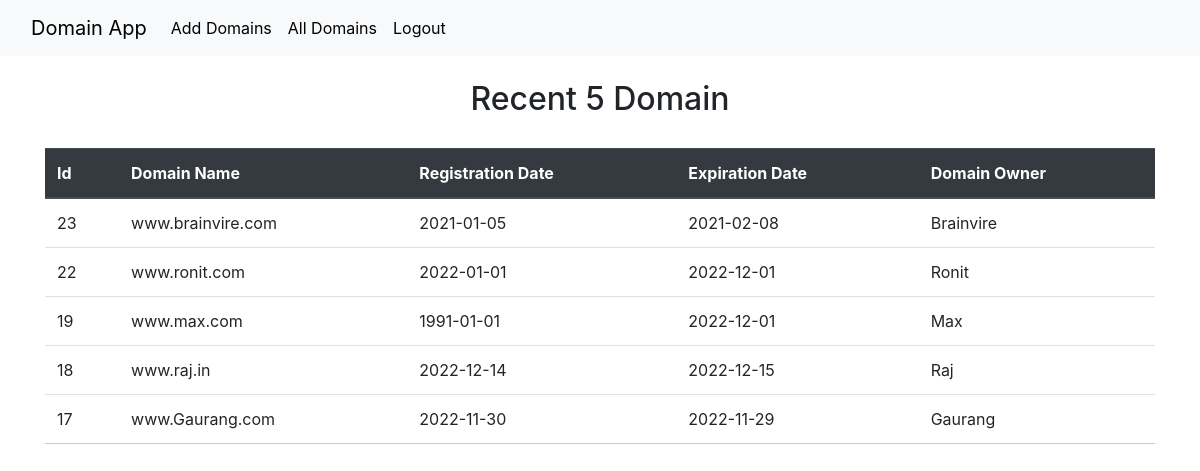
/recent-domain.php, run on the app's committed database.
### tables this page shows
CREATE TABLE `domain` (
  `id` int NOT NULL,
  `domain_name` varchar(200) NOT NULL,
  `reg_date` date NOT NULL,
  `exp_date` date NOT NULL,
  `domain_owner` varchar(100) NOT NULL
);

### recent-domain.php (the view, shortened to what this page needs)
<!DOCTYPE html>
<html lang="en">
<head>
  <link rel="stylesheet" href="style.css">
  <link rel="stylesheet" href="https://cdn.jsdelivr.net/npm/bootstrap@4.5.3/dist/css/bootstrap.min.css">
</head>
<body>
  <?php
require_once "connect.php";
$findresult = mysqli_query($con, "SELECT * FROM domain ORDER BY id DESC limit 5 ");
?>
  <nav class="navbar navbar-expand-lg bg-light">
    <div class="container-fluid">
      <a class="navbar-brand" href="#" style="color: black;">Domain App</a>
      <div class="collapse navbar-collapse" id="navbarNavAltMarkup">
        <div class="navbar-nav">
          <a class="nav-link" href="add-domain.php" style="color: black;">Add Domains</a>
          <a class="nav-link" href="category.php" style="color: black;">All Domains</a>
          <a class="nav-link" href="logout.php" style="color: black;">Logout</a>
        </div>
      </div>
    </div>
  </nav>
  <div>
    <div class="row-sm-4">
      <div class="container">
        <div class=row-sm-4 >
          <h2 style="text-align: center; "> Recent 5 Domain </h2>
          <table class="table">
            <thead class="thead-dark">
              <tr>
                <th scope="col">Id</th>
                <th scope="col">Domain Name</th>
                <th scope="col">Registration Date</th>
                <th scope="col">Expiration Date</th>
                <th scope="col">Domain Owner</th>
              </tr>
            </thead>
            <?php
while ($res = mysqli_fetch_array($findresult)) {
	?>
              <tr>
                <td><?php echo $res['id']; ?></td>
                <td><?php echo $res['domain_name']; ?></td>
                <td><?php echo $res['reg_date']; ?></td>
                <td><?php echo $res['exp_date']; ?></td>
                <td><?php echo $res['domain_owner']; ?></td>
              </tr>
              <?php
}
?>
          </table>
        </div>
      </div>
    </div>
  </body>
  </html>

### style.css (style rules this page uses)
body { font-size: 19px; }
table { width: 50%; margin: 30px auto; border-collapse: collapse; text-align: left; }
tr { border-bottom: 1px solid #cbcbcb; }
th, td { border: none; height: 30px; padding: 2px; }

### data on the page
domain: id "23", domain_name "www.brainvire.com", reg_date "2021-01-05", exp_date "2021-02-08", domain_owner "Brainvire"
domain: id "22", domain_name "www.ronit.com", reg_date "2022-01-01", exp_date "2022-12-01", domain_owner "Ronit"
domain: id "19", domain_name "www.max.com", reg_date "1991-01-01", exp_date "2022-12-01", domain_owner "Max"
domain: id "18", domain_name "www.raj.in", reg_date "2022-12-14", exp_date "2022-12-15", domain_owner "Raj"
domain: id "17", domain_name "www.Gaurang.com", reg_date "2022-11-30", exp_date "2022-11-29", domain_owner "Gaurang"
